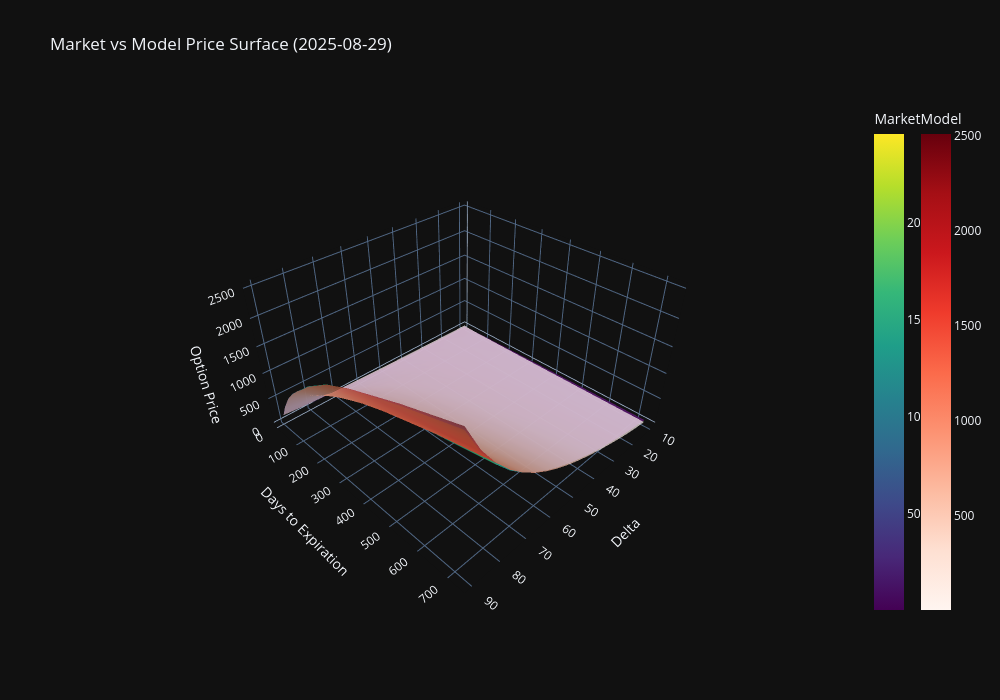
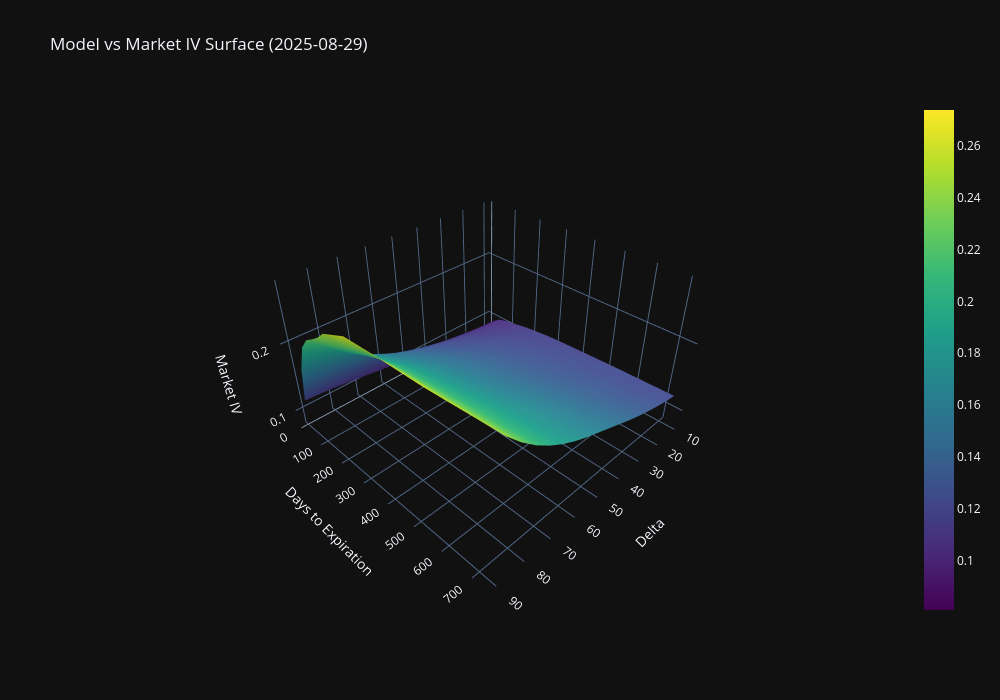
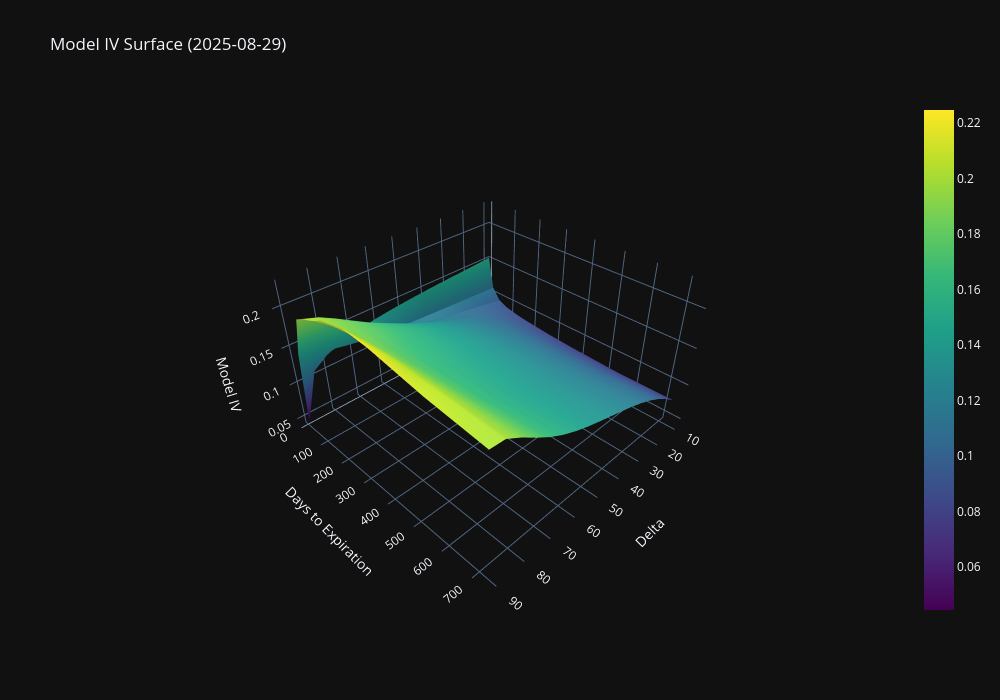
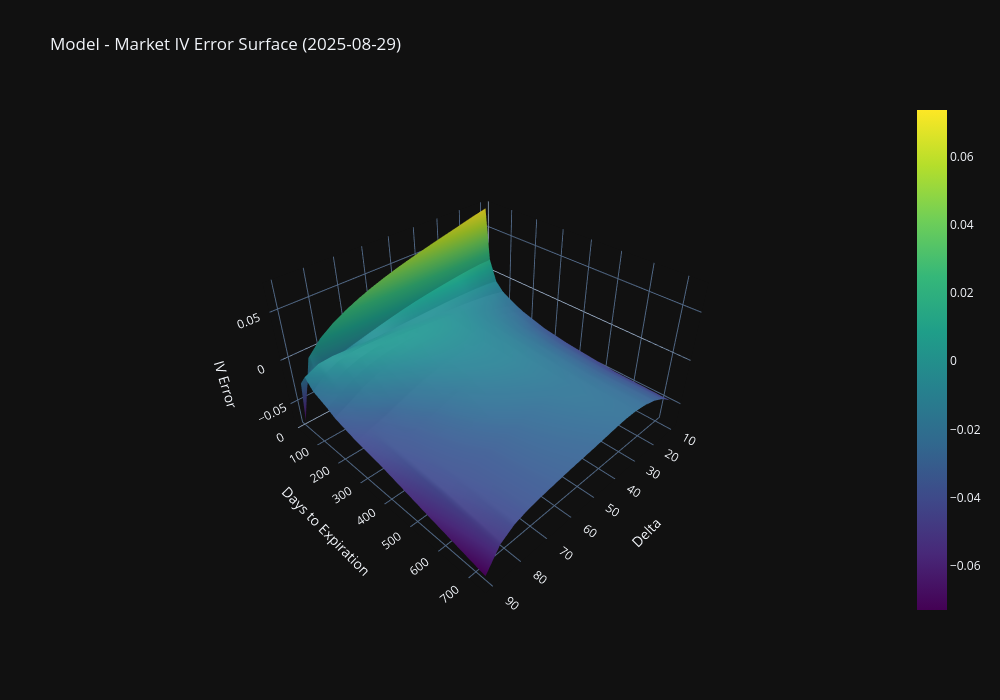

Notebook code cell kept with these figures, in order:
### Code cell
def vol_surface_plot(
    df: pd.DataFrame,
    value_col: str,
    title: str,
    z_label: str,
) -> None:
    pivot = (
        df.pivot_table(index="days", columns="delta", values=value_col, aggfunc="mean")
        .sort_index()
        .sort_index(axis=1)
    )
    fig = go.Figure(
        data=[
            go.Surface(
                x=pivot.columns.values,
                y=pivot.index.values,
                z=pivot.values,
                colorscale="Viridis",
                hovertemplate=(
                    "Delta: %{x:.3f}<br>"
                    "Days: %{y:.0f}<br>"
                    f"{z_label}: %{{z:.5f}}<extra></extra>"
                ),
            )
        ]
    )
    fig.update_layout(
        title=title,
        scene=dict(
            xaxis_title="Delta",
            yaxis_title="Days to Expiration",
            zaxis_title=z_label,
            aspectratio=dict(x=1, y=1, z=0.6),
        ),
        width=1000,
        height=700,
    )
    fig.show()


def price_surface_plot(
    df: pd.DataFrame,
    title: str,
    z_label: str = "Option Price",
    market_col: str = "impl_premium",
    model_col: str = "model_price",
) -> None:
    market_pivot = (
        df.pivot_table(index="days", columns="delta", values=market_col, aggfunc="mean")
        .sort_index()
        .sort_index(axis=1)
    )
    model_pivot = (
        df.pivot_table(index="days", columns="delta", values=model_col, aggfunc="mean")
        .sort_index()
        .sort_index(axis=1)
    )

    fig = go.Figure(
        data=[
            go.Surface(
                name="Market Price",
                x=market_pivot.columns.values,
                y=market_pivot.index.values,
                z=market_pivot.values,
                colorscale="Viridis",
                opacity=0.9,
                showscale=True,
                colorbar=dict(title="Market"),
                hovertemplate=(
                    "Surface: Market<br>"
                    "Delta: %{x:.3f}<br>"
                    "Days: %{y:.0f}<br>"
                    f"{z_label}: %{{z:.5f}}<extra></extra>"
                ),
            ),
            go.Surface(
                name="Model Price",
                x=model_pivot.columns.values,
                y=model_pivot.index.values,
                z=model_pivot.values,
                colorscale="Reds",
                opacity=0.65,
                showscale=True,
                colorbar=dict(title="Model", x=1.08),
                hovertemplate=(
                    "Surface: Model<br>"
                    "Delta: %{x:.3f}<br>"
                    "Days: %{y:.0f}<br>"
                    f"{z_label}: %{{z:.5f}}<extra></extra>"
                ),
            ),
        ]
    )
    fig.update_layout(
        title=title,
        scene=dict(
            xaxis_title="Delta",
            yaxis_title="Days to Expiration",
            zaxis_title=z_label,
            aspectratio=dict(x=1, y=1, z=0.6),
        ),
        width=1000,
        height=700,
        legend=dict(x=0.01, y=0.99),
    )
    fig.show()


price_surface_plot(daily_valid, f"Market vs Model Price Surface ({target_date.date()})", "Option Price")

vol_surface_plot(daily_valid, 'impl_volatility', f'Model vs Market IV Surface ({target_date.date()})', 'Market IV')
vol_surface_plot(daily_valid, 'model_impl_volatility', f'Model IV Surface ({target_date.date()})', 'Model IV')
vol_surface_plot(daily_valid, 'iv_error', f'Model - Market IV Error Surface ({target_date.date()})', 'IV Error')
vol_surface_plot(daily_valid, 'price_error', f'Market - Model Price Error Surface ({target_date.date()})', 'Price Error')

### Figure 1 — Plotly figure (JSON) as saved in the notebook; plotly's stock layout.template omitted (floating-point values rounded to 4 significant figures; data arrays with more than 128 entries replaced by an {"elided": "..."} marker saying what was removed)
{"data": [{"colorbar": {"title": {"text": "Market"}}, "colorscale": [[0.0, "#440154"], [0.1111, "#482878"], [0.2222, "#3e4989"], [0.3333, "#31688e"], [0.4444, "#26828e"], [0.5556, "#1f9e89"], [0.6667, "#35b779"], [0.7778, "#6ece58"], [0.8889, "#b5de2b"], [1.0, "#fde725"]], "hovertemplate": "Surface: Market<br>Delta: %{x:.3f}<br>Days: %{y:.0f}<br>Option Price: %{z:.5f}<extra></extra>", "name": "Market Price", "opacity": 0.9, "showscale": true, "x": [10.0, 15.0, 20.0, 25.0, 30.0, 35.0, 40.0, 45.0, 50.0, 55.0, 60.0, 65.0, 70.0, 75.0, 80.0, 85.0, 90.0], "y": [10.0, 30.0, 60.0, 91.0, 122.0, 152.0, 182.0, 273.0, 365.0, 547.0, 730.0], "z": {"elided": "11x17 float values"}, "type": "surface"}, {"colorbar": {"title": {"text": "Model"}, "x": 1.08}, "colorscale": [[0.0, "rgb(255,245,240)"], [0.125, "rgb(254,224,210)"], [0.25, "rgb(252,187,161)"], [0.375, "rgb(252,146,114)"], [0.5, "rgb(251,106,74)"], [0.625, "rgb(239,59,44)"], [0.75, "rgb(203,24,29)"], [0.875, "rgb(165,15,21)"], [1.0, "rgb(103,0,13)"]], "hovertemplate": "Surface: Model<br>Delta: %{x:.3f}<br>Days: %{y:.0f}<br>Option Price: %{z:.5f}<extra></extra>", "name": "Model Price", "opacity": 0.65, "showscale": true, "x": [10.0, 15.0, 20.0, 25.0, 30.0, 35.0, 40.0, 45.0, 50.0, 55.0, 60.0, 65.0, 70.0, 75.0, 80.0, 85.0, 90.0], "y": [10.0, 30.0, 60.0, 91.0, 122.0, 152.0, 182.0, 273.0, 365.0, 547.0, 730.0], "z": {"elided": "11x17 float values"}, "type": "surface"}], "layout": {"scene": {"aspectratio": {"x": 1, "y": 1, "z": 0.6}, "xaxis": {"title": {"text": "Delta"}}, "yaxis": {"title": {"text": "Days to Expiration"}}, "zaxis": {"title": {"text": "Option Price"}}}, "legend": {"x": 0.01, "y": 0.99}, "title": {"text": "Market vs Model Price Surface (2025-08-29)"}, "width": 1000, "height": 700}}

### Figure 2 — Plotly figure (JSON) as saved in the notebook; plotly's stock layout.template omitted (floating-point values rounded to 4 significant figures; data arrays with more than 128 entries replaced by an {"elided": "..."} marker saying what was removed)
{"data": [{"colorscale": [[0.0, "#440154"], [0.1111, "#482878"], [0.2222, "#3e4989"], [0.3333, "#31688e"], [0.4444, "#26828e"], [0.5556, "#1f9e89"], [0.6667, "#35b779"], [0.7778, "#6ece58"], [0.8889, "#b5de2b"], [1.0, "#fde725"]], "hovertemplate": "Delta: %{x:.3f}<br>Days: %{y:.0f}<br>Market IV: %{z:.5f}<extra></extra>", "x": [10.0, 15.0, 20.0, 25.0, 30.0, 35.0, 40.0, 45.0, 50.0, 55.0, 60.0, 65.0, 70.0, 75.0, 80.0, 85.0, 90.0], "y": [10.0, 30.0, 60.0, 91.0, 122.0, 152.0, 182.0, 273.0, 365.0, 547.0, 730.0], "z": {"elided": "11x17 float values"}, "type": "surface"}], "layout": {"scene": {"aspectratio": {"x": 1, "y": 1, "z": 0.6}, "xaxis": {"title": {"text": "Delta"}}, "yaxis": {"title": {"text": "Days to Expiration"}}, "zaxis": {"title": {"text": "Market IV"}}}, "title": {"text": "Model vs Market IV Surface (2025-08-29)"}, "width": 1000, "height": 700}}

### Figure 3 — Plotly figure (JSON) as saved in the notebook; plotly's stock layout.template omitted (floating-point values rounded to 4 significant figures; data arrays with more than 128 entries replaced by an {"elided": "..."} marker saying what was removed)
{"data": [{"colorscale": [[0.0, "#440154"], [0.1111, "#482878"], [0.2222, "#3e4989"], [0.3333, "#31688e"], [0.4444, "#26828e"], [0.5556, "#1f9e89"], [0.6667, "#35b779"], [0.7778, "#6ece58"], [0.8889, "#b5de2b"], [1.0, "#fde725"]], "hovertemplate": "Delta: %{x:.3f}<br>Days: %{y:.0f}<br>Model IV: %{z:.5f}<extra></extra>", "x": [10.0, 15.0, 20.0, 25.0, 30.0, 35.0, 40.0, 45.0, 50.0, 55.0, 60.0, 65.0, 70.0, 75.0, 80.0, 85.0, 90.0], "y": [10.0, 30.0, 60.0, 91.0, 122.0, 152.0, 182.0, 273.0, 365.0, 547.0, 730.0], "z": {"elided": "11x17 float values"}, "type": "surface"}], "layout": {"scene": {"aspectratio": {"x": 1, "y": 1, "z": 0.6}, "xaxis": {"title": {"text": "Delta"}}, "yaxis": {"title": {"text": "Days to Expiration"}}, "zaxis": {"title": {"text": "Model IV"}}}, "title": {"text": "Model IV Surface (2025-08-29)"}, "width": 1000, "height": 700}}

### Figure 4 — Plotly figure (JSON) as saved in the notebook; plotly's stock layout.template omitted (floating-point values rounded to 4 significant figures; data arrays with more than 128 entries replaced by an {"elided": "..."} marker saying what was removed)
{"data": [{"colorscale": [[0.0, "#440154"], [0.1111, "#482878"], [0.2222, "#3e4989"], [0.3333, "#31688e"], [0.4444, "#26828e"], [0.5556, "#1f9e89"], [0.6667, "#35b779"], [0.7778, "#6ece58"], [0.8889, "#b5de2b"], [1.0, "#fde725"]], "hovertemplate": "Delta: %{x:.3f}<br>Days: %{y:.0f}<br>IV Error: %{z:.5f}<extra></extra>", "x": [10.0, 15.0, 20.0, 25.0, 30.0, 35.0, 40.0, 45.0, 50.0, 55.0, 60.0, 65.0, 70.0, 75.0, 80.0, 85.0, 90.0], "y": [10.0, 30.0, 60.0, 91.0, 122.0, 152.0, 182.0, 273.0, 365.0, 547.0, 730.0], "z": {"elided": "11x17 float values"}, "type": "surface"}], "layout": {"scene": {"aspectratio": {"x": 1, "y": 1, "z": 0.6}, "xaxis": {"title": {"text": "Delta"}}, "yaxis": {"title": {"text": "Days to Expiration"}}, "zaxis": {"title": {"text": "IV Error"}}}, "title": {"text": "Model - Market IV Error Surface (2025-08-29)"}, "width": 1000, "height": 700}}
